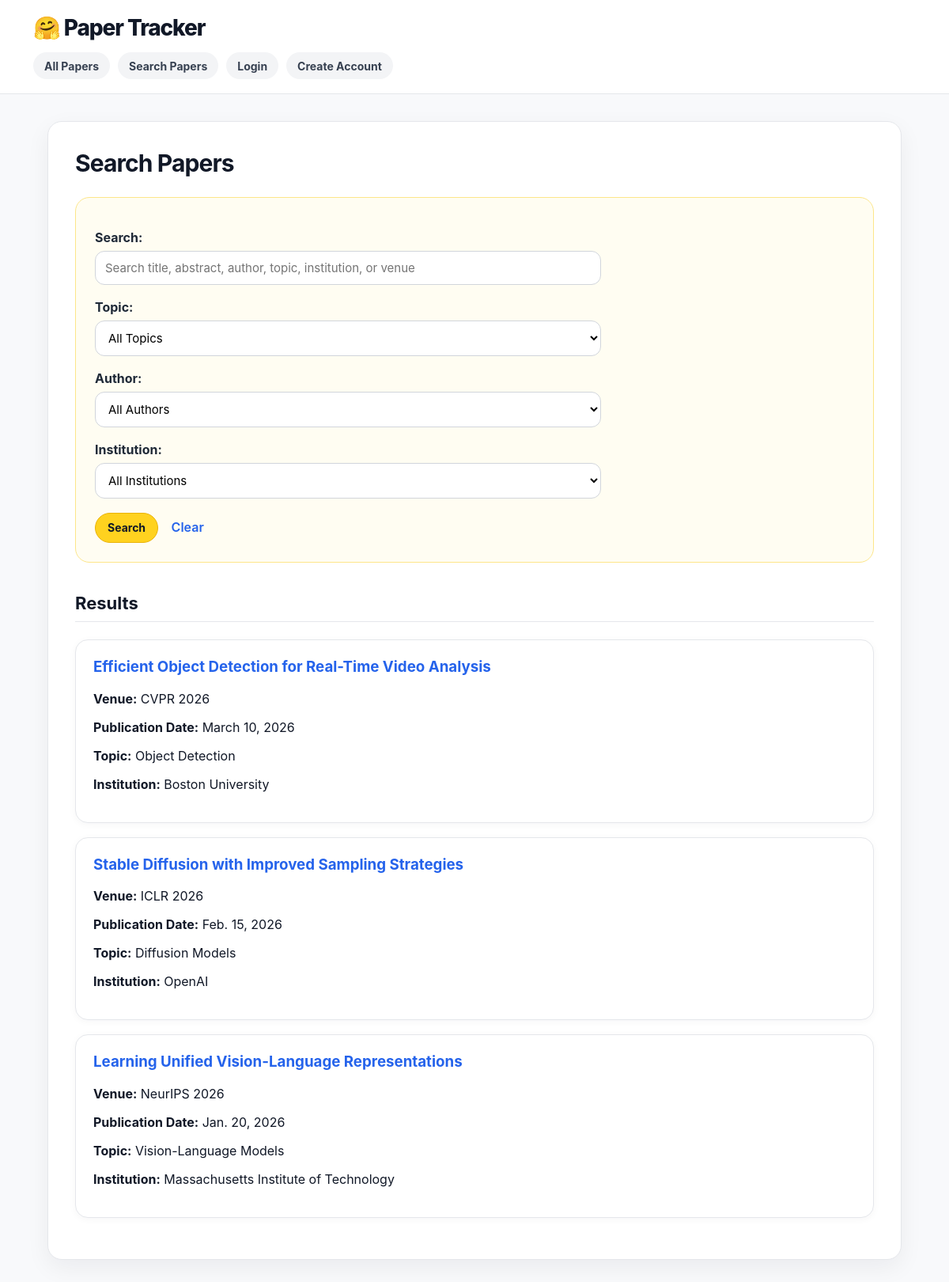
The app's page /paper_tracker/search/ with its own data.
### paper_tracker/models.py (models this page shows, shortened)
class Paper(models.Model):
    title = models.CharField(max_length=300)
    authors = models.ManyToManyField(Author, blank=True)
    abstract = models.TextField()
    publication_date = models.DateField()
    conference_or_journal_name = models.CharField(max_length=200)
    paper_link = models.URLField()
    pdf_link = models.URLField(blank=True)
    topic = models.ForeignKey(Topic, on_delete=models.SET_NULL, null=True, blank=True)
    institution = models.ForeignKey(Institution, on_delete=models.SET_NULL, null=True, blank=True)
    influence_score = models.IntegerField(default=0)
    thumbnail_image = models.ImageField(upload_to='paper_thumbnails/', blank=True, null=True)

class Topic(models.Model):
    name = models.CharField(max_length=100)
    description = models.TextField(blank=True)
    category_type = models.CharField(max_length=100)

class Institution(models.Model):
    name = models.CharField(max_length=200)
    institution_type = models.CharField(max_length=100)
    country = models.CharField(max_length=100, blank=True)
    website = models.URLField(blank=True)

### paper_tracker/views.py (the view, shortened to what this page needs)
# urls.py: path("search/", SearchPapersView.as_view(), name="search_papers"),
class SearchPapersView(ListView):
    model = Paper
    template_name = "paper_tracker/search_papers.html"
    context_object_name = "papers"
    def get_queryset(self):
        papers = Paper.objects.all()
        query = self.request.GET.get("query", "").strip()
        topic_id = self.request.GET.get("topic", "").strip()
        author_id = self.request.GET.get("author", "").strip()
        institution_id = self.request.GET.get("institution", "").strip()
        if topic_id:
            papers = papers.filter(topic__id=topic_id)
        if author_id:
            papers = papers.filter(authors__id=author_id)
        if institution_id:
            papers = papers.filter(institution__id=institution_id)
        return papers.distinct().order_by("-publication_date")
    def get_context_data(self, **kwargs):
        context = super().get_context_data(**kwargs)
        context["topics"] = Topic.objects.all()
        context["authors"] = Author.objects.all()
        context["institutions"] = Institution.objects.all()
        context["query"] = self.request.GET.get("query", "")
        context["selected_topic"] = self.request.GET.get("topic", "")
        context["selected_author"] = self.request.GET.get("author", "")
        context["selected_institution"] = self.request.GET.get("institution", "")
        return context

### paper_tracker/templates/paper_tracker/search_papers.html (shortened to what this page needs)
{% extends 'paper_tracker/base.html' %}
{% block content %}
<h2>Search Papers</h2>
<form method="get" class="search-form">
    <p>
        <label for="query">Search:</label>
        <input
            type="text"
            id="query"
            name="query"
            value="{{ query }}"
            placeholder="Search title, abstract, author, topic, institution, or venue"
        >
    </p>
    <p>
        <label for="topic">Topic:</label>
        <select name="topic" id="topic">
            <option value="">All Topics</option>
        </select>
    </p>
    <p>
        <label for="author">Author:</label>
        <select name="author" id="author">
            <option value="">All Authors</option>
        </select>
    </p>
    <p>
        <label for="institution">Institution:</label>
        <select name="institution" id="institution">
            <option value="">All Institutions</option>
        </select>
    </p>
    <button type="submit">Search</button>
    <a class="secondary-link" href="{% url 'paper_tracker:search_papers' %}">Clear</a>
</form>
<h3 class="section-title">Results</h3>
{% if papers %}
    {% for paper in papers %}
        <div class="card paper-card">
            <h3>
                <a href="{% url 'paper_tracker:show_paper' paper.pk %}">
                    {{ paper.title }}
                </a>
            </h3>
            <p><strong>Venue:</strong> {{ paper.conference_or_journal_name }}</p>
            <p><strong>Publication Date:</strong> {{ paper.publication_date }}</p>
            {% if paper.topic %}
                <p><strong>Topic:</strong> {{ paper.topic.name }}</p>
            {% endif %}
            {% if paper.institution %}
                <p><strong>Institution:</strong> {{ paper.institution.name }}</p>
            {% endif %}
        </div>
    {% endfor %}
{% else %}
    <p>No papers found.</p>
{% endif %}
{% endblock %}

### paper_tracker/static/paper_tracker/styles.css (style rules this page uses)
* { box-sizing: border-box; }
body { margin: 0; font-family: Inter, Arial, Helvetica, sans-serif; background: #f8f9fb; color: #111827; }
a { color: #2563eb; text-decoration: none; }
h1, h2, h3 { color: #111827; }
h2 { margin-top: 0; font-size: 30px; letter-spacing: -0.03em; }
h3 { margin-top: 0; }
.section-title { margin-top: 38px; padding-bottom: 10px; border-bottom: 1px solid #e5e7eb; font-size: 22px; }
.card { background: #ffffff; border: 1px solid #e5e7eb; border-radius: 16px; padding: 22px; margin-bottom: 18px; box-shadow: 0 2px 10px rgba(17, 24, 39, 0.04); }
.paper-card { transition: transform 0.16s ease, box-shadow 0.16s ease, border-color 0.16s ease; }
.button-link, button { display: inline-flex; align-items: center; justify-content: center; min-height: 38px; padding: 9px 15px; border-radius: 999px; border: 1px solid #eab308; background: #ffd21f; color: #111827; font-size: 14px; font-weight: 700; font-family: inherit; cursor: pointer; text-decoration: none; }
.secondary-link { display: inline-flex; align-items: center; margin-left: 12px; font-weight: 600; }
form { margin-top: 16px; }
form p { margin-bottom: 18px; }
label { display: block; font-weight: 700; margin-bottom: 7px; color: #1f2937; }
input, select, textarea { width: 100%; max-width: 640px; padding: 11px 12px; border: 1px solid #d1d5db; border-radius: 12px; background: #ffffff; font-size: 15px; font-family: inherit; }
.search-form { background: #fffdf2; border: 1px solid #fde68a; border-radius: 18px; padding: 24px; margin-bottom: 26px; }

### records on screen
Paper: title "Efficient Object Detection for Real-Time Video Analysis", conference_or_journal_name "CVPR 2026", publication_date "March 10, 2026", topic.name "Object Detection", institution.name "Boston University"
Paper: title "Stable Diffusion with Improved Sampling Strategies", conference_or_journal_name "ICLR 2026", publication_date "Feb. 15, 2026", topic.name "Diffusion Models", institution.name "OpenAI"
Paper: title "Learning Unified Vision-Language Representations", conference_or_journal_name "NeurIPS 2026", publication_date "Jan. 20, 2026", topic.name "Vision-Language Models", institution.name "Massachusetts Institute of Technology"
